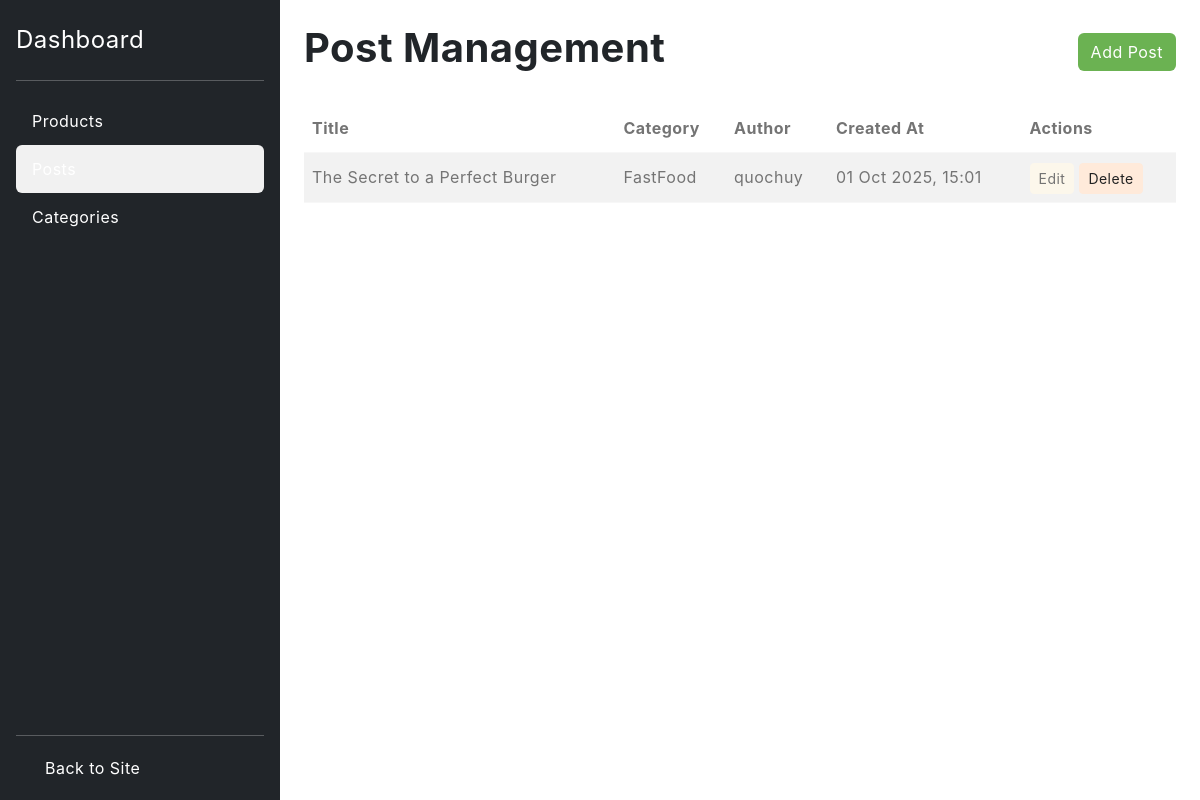
The app's page /dashboard/posts/ with its own data.
### blog/models.py (models this page shows, shortened)
class Post(models.Model):
    category = models.ForeignKey(Category, related_name='posts', on_delete=models.CASCADE)
    title = models.CharField(max_length=200)
    slug = models.SlugField(max_length=200, unique=True)
    author = models.ForeignKey(User, on_delete=models.CASCADE, related_name='blog_posts')
    content = models.TextField()
    image = models.ImageField(upload_to='posts/%Y/%m/%d', blank=True)
    created_at = models.DateTimeField(default=timezone.now)
    updated_at = models.DateTimeField(auto_now=True)
    class Meta:
        ordering = ('-created_at',)

class Category(models.Model):
    name = models.CharField(max_length=200)
    slug = models.SlugField(max_length=200, unique=True)
    image = models.ImageField(upload_to='categories/%Y/%m/%d', blank=True)
    class Meta:
        ordering = ('name',)
        verbose_name = 'category'
        verbose_name_plural = 'categories'

### blog/views.py (the view)
# urls.py: path('dashboard/posts/', views.post_list, name='post_list'),
def post_list(request):
    posts = Post.objects.all().order_by('-created_at')
    return render(request, 'admin_dashboard/post_list.html', {'posts': posts})

### blog/context_processors.py (called while the page is built)
def categories(request):
    return {
        'categories': Category.objects.all()
    }

### template/admin_dashboard/post_list.html (shortened to what this page needs)
{% extends "admin_dashboard/base.html" %}
{% block content %}
<div class="d-flex justify-content-between align-items-center mb-4">
    <h1>Post Management</h1>
    <a href="{% url 'post_create' %}" class="btn btn-primary">Add Post</a>
</div>
<table class="table table-striped table-hover">
    <thead>
        <tr>
            <th>Title</th>
            <th>Category</th>
            <th>Author</th>
            <th>Created At</th>
            <th>Actions</th>
        </tr>
    </thead>
    <tbody>
        {% for post in posts %}
        <tr>
            <td>{{ post.title }}</td>
            <td>{{ post.category.name }}</td>
            <td>{{ post.author.username }}</td>
            <td>{{ post.created_at|date:"d M Y, H:i" }}</td>
            <td>
                <a href="{% url 'post_update' post.pk %}" class="btn btn-sm btn-warning">Edit</a>
                <a href="{% url 'post_delete' post.pk %}" class="btn btn-sm btn-danger">Delete</a>
            </td>
        </tr>
        {% empty %}
        <tr>
            <td colspan="5" class="text-center">No posts found.</td>
        </tr>
        {% endfor %}
    </tbody>
</table>
{% endblock %}

### static/style.css (style rules this page uses)
body { --heading-font : "Inter", sans-serif; --bs-link-color: #333; --bs-link-hover-color:#333; --bs-link-color-rgb: 40,40,40; --bs-link-hover-color-rgb: 0,0,0; --bs-light-rgb: 248, 248, 248; --bs-font-sans-serif: "Inter", sans-serif; --bs-body-font-family: var(--bs-font-sans-serif); --bs-body-font-size: 1rem; --bs-body-font-weight: 400; --bs-body-line-height: 2; --bs-body-color: #747474; --bs-primary: #6BB252; --bs-primary-rgb: 107, 178, 82; --bs-secondary: #364127; --bs-secondary-rgb: 54, 65, 39; --bs-danger: #F95F09; --bs-danger-rgb: 249, 95, 9; --bs-success: #a3be4c; --bs-success-rgb: 163, 190, 76; --bs-primary-bg-subtle: #FFF9EB; --bs-success-bg-subtle: #eef5e5; --bs-border-color: #F7F7F7; }
.btn-primary { --bs-btn-color: #fff; --bs-btn-bg: var(--bs-primary); --bs-btn-border-color: transparent; --bs-btn-hover-color: #fff; --bs-btn-hover-bg: #f7a422; --bs-btn-hover-border-color: transparent; --bs-btn-focus-shadow-rgb: 49,132,253; --bs-btn-active-color: #fff; --bs-btn-active-bg: var(--bs-primary); --bs-btn-active-border-color: transparent; --bs-btn-active-shadow: inset 0 3px 5px rgba(0, 0, 0, 0.125); --bs-btn-disabled-color: #fff; --bs-btn-disabled-bg: #d3d7dd; --bs-btn-disabled-border-color: transparent; }
.btn-warning { --bs-btn-color: #747474; --bs-btn-bg: #FCF7EB; --bs-btn-border-color: #FCF7EB; --bs-btn-hover-color: #747474; --bs-btn-hover-bg: #FFECBE; --bs-btn-hover-border-color: #FFECBE; --bs-btn-focus-shadow-rgb: 217,164,6; --bs-btn-active-color: #000; --bs-btn-active-bg: #FFECBE; --bs-btn-active-border-color: #FFECBE; --bs-btn-active-shadow: inset 0 3px 5px rgba(0, 0, 0, 0.125); --bs-btn-disabled-color: #000; --bs-btn-disabled-bg: #FCF7EB; --bs-btn-disabled-border-color: #FCF7EB; }
.btn-danger { --bs-btn-color: #222; --bs-btn-bg: #FFEADA; --bs-btn-border-color: #FFEADA; --bs-btn-hover-color: #222; --bs-btn-hover-bg: #ecc9af; --bs-btn-hover-border-color: #ecc9af; --bs-btn-focus-shadow-rgb: 60,153,110; --bs-btn-active-color: #222; --bs-btn-active-bg: #ecc9af; --bs-btn-active-border-color: #ecc9af; --bs-btn-active-shadow: inset 0 3px 5px rgba(0, 0, 0, 0.125); --bs-btn-disabled-color: #222; --bs-btn-disabled-bg: #FFEADA; --bs-btn-disabled-border-color: #FFEADA; }
body { letter-spacing: 0.03em; }
h1,h2,h3,h4,h5,h6 { font-family: var(--heading-font); color: var(--bs-dark); font-weight: 700; }

### records on screen
Post: title "The Secret to a Perfect Burger", category.name "FastFood", author.username "quochuy", created_at "01 Oct 2025, 15:01"
